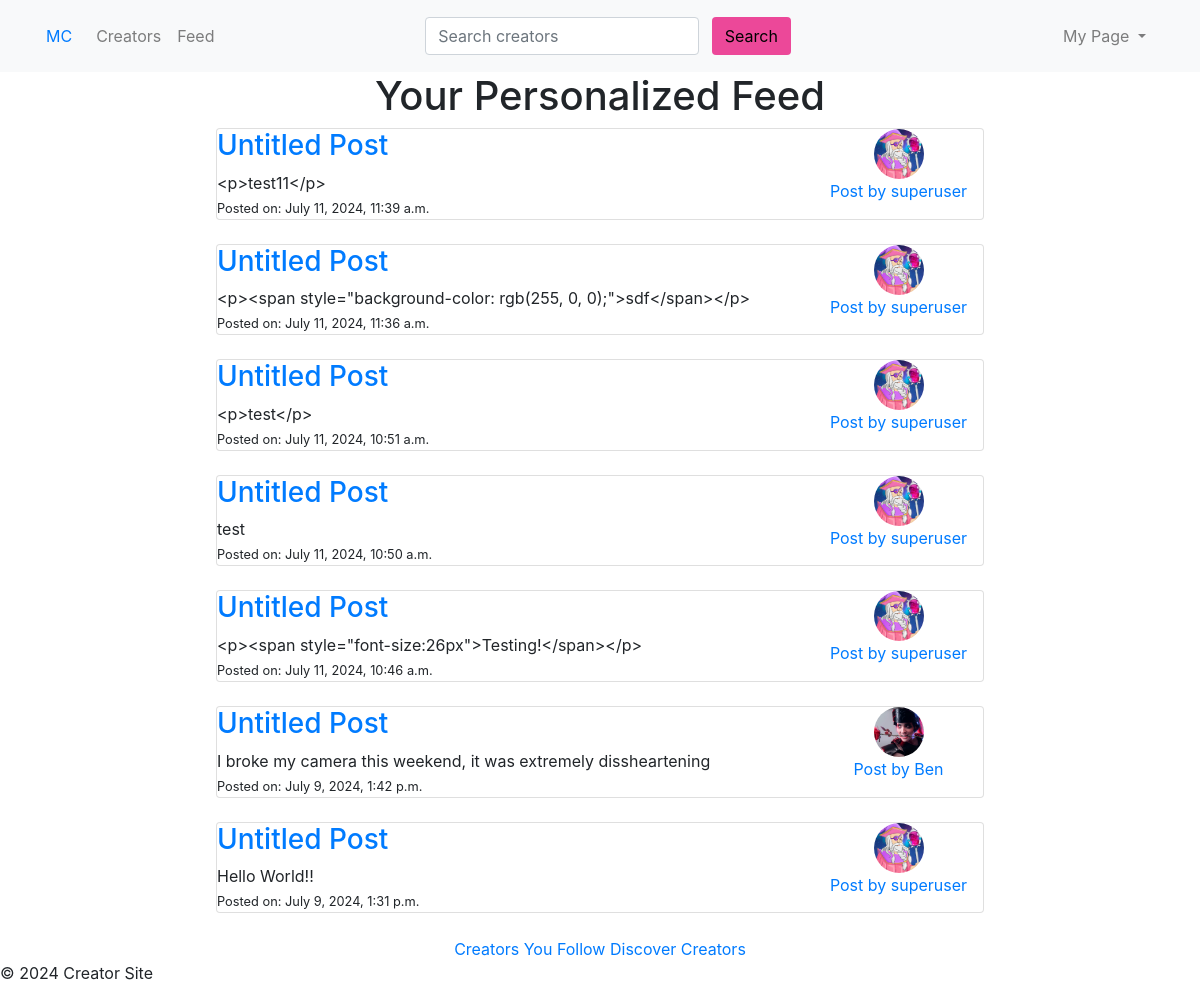
Before: /feed/ (signed in) with the older database file.
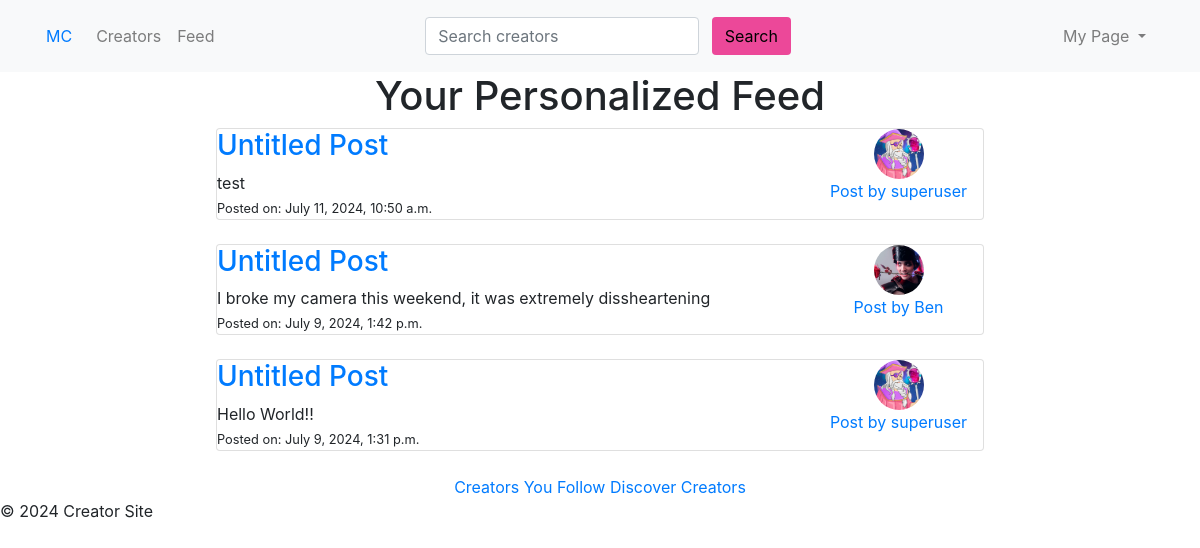
After: the same page with the newer database file.
### creators/models.py (models this page shows, shortened)
class Post(models.Model):
    creator = models.ForeignKey('Creator', on_delete=models.CASCADE, related_name='posts')
    title = models.CharField(max_length=200, default="Untitled Post")
    content = models.TextField()
    created_at = models.DateTimeField(auto_now_add=True)
    updated_at = models.DateTimeField(auto_now=True)
    comments = models.JSONField(default=list)

class Creator(models.Model):
    CREATOR_TYPES = [
        ('PHOTOGRAPHER', 'Photographer'),
        ('GAME_DEVELOPER', 'Game Developer'),
        ('CONTENT_CREATOR', 'Content Creator'),
        ('ARTIST', 'Artist'),
        ('VOICE_ACTOR', 'Voice Actor'),
        ('OTHER', 'Other'),
    ]
    STATUS_CHOICES = [
        ('PENDING', 'Pending'),
        ('APPROVED', 'Approved'),
        ('REJECTED', 'Rejected'),
    ]
    user = models.OneToOneField(User, on_delete=models.CASCADE)
    avatar = models.ImageField(upload_to='creator_avatars/', null=True, blank=True)
    about_me = models.TextField(blank=True)
    creator_type = models.CharField(max_length=20, choices=CREATOR_TYPES, default='OTHER')
    status = models.CharField(max_length=10, choices=STATUS_CHOICES, default='PENDING')
    request_message = models.TextField(blank=True)
    followers = models.ManyToManyField(User, related_name='following', blank=True)

### creators/views.py (the view)
# urls.py: path('feed/', views.PersonalizedFeedView.as_view(), name='personalized_feed'),
class PersonalizedFeedView(LoginRequiredMixin, ListView):
    template_name = 'creators/personalized_feed.html'
    context_object_name = 'posts'
    def get_queryset(self):
        followed_creators = Creator.objects.filter(followers=self.request.user)
        return Post.objects.filter(creator__in=followed_creators).order_by('-created_at')
    def get_context_data(self, **kwargs):
        context = super().get_context_data(**kwargs)
        return context

### creators/templatetags/creator_tags.py (called while the page is built)
@register.simple_tag
def creator_status(user):
    if isinstance(user, AnonymousUser):
        return None
    try:
        creator = Creator.objects.get(user=user)
        return creator.status
    except Creator.DoesNotExist:
        return None

### creators/templates/creators/personalized_feed.html (shortened to what this page needs)
{% extends 'base.html' %}
{% load static %}
{% block content %}
  <div class="row">
    <div class="col-md-12 text-center">
      <h1>Your Personalized Feed</h1>
      {% if posts %}
        {% for post in posts %}
          <div class="d-flex justify-content-center mb-4">
            <div class="card" style="width: 48rem">
              <div class="row">
                <div class="col-md-9 text-left">
                  <h3>
                    <a href="{% url 'post_detail' pk=post.id %}">{{ post.title }}</a>
                  </h3>
                  {{ post.content|truncatewords:30 }}</br>
                  <small>Posted on: {{ post.created_at }}</small>
                </div>
                <div class="col-md-3">
                    {% if post.creator.avatar %}
                      <img class="avatar" src="{{ post.creator.avatar.url }}" alt="{{ post.creator.user.username }}'s avatar">
                    {% else %}
                      <img class="avatar" src="{% static 'images/placeholderavatar.png' %}" alt="{{ post.creator.user.username }}'s avatar">
                    {% endif %}
                    <br>
                    <a href="{% url 'post_detail' pk=post.id %}">Post by {{ post.creator.user.username }}</a>
                </div>
              </div>
            </div>
          </div>
          {% endfor %}
      {% else %}
        <p>No posts in your feed. Try following some creators!</p>
      {% endif %}
      <a href="{% url 'followed_creators' %}">Creators You Follow</a>
      <a href="{% url 'creator_list' %}">Discover Creators</a>
    </div>
  </div>
    {% endblock %}

Changed rows visible on the page:
removed Post: title "Untitled Post", content "<p>test11</p>", created_at "July 11, 2024, 11:39 a.m.", creator.avatar (picture), creator.user.username "superuser"
removed Post: title "Untitled Post", content "<p><span style=\"background-color: rgb(255, 0, 0);\">sdf</span></p>", created_at "July 11, 2024, 11:36 a.m.", creator.avatar (picture), creator.user.username "superuser"
removed Post: title "Untitled Post", content "<p>test</p>", created_at "July 11, 2024, 10:51 a.m.", creator.avatar (picture), creator.user.username "superuser"
removed Post: title "Untitled Post", content "<p><span style=\"font-size:26px\">Testing!</span></p>", created_at "July 11, 2024, 10:46 a.m.", creator.avatar (picture), creator.user.username "superuser"
